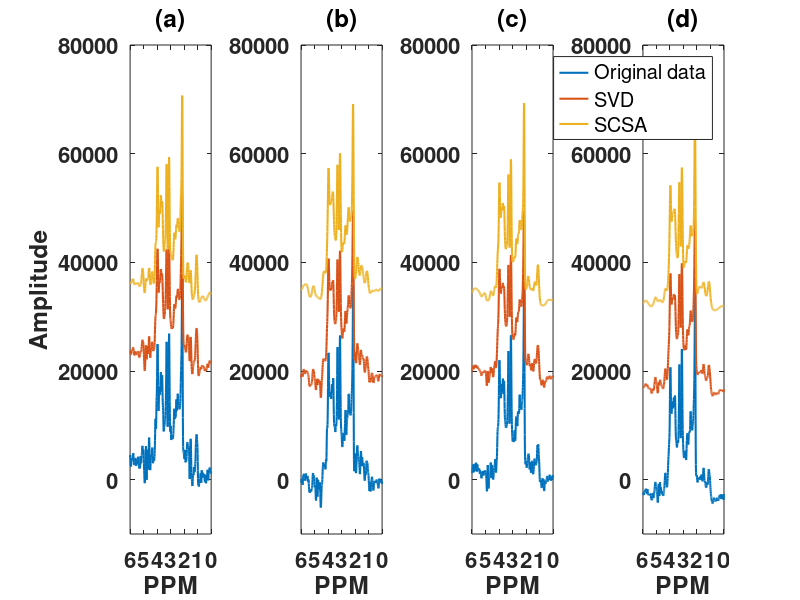

Recreate this plot in MATLAB.
clear all;
clc;

addpath (strcat(pwd,'/Input_data/'));
addpath (strcat(pwd,'/Output_data/'));
load('dataset_2.mat');
complex_fid_met=complex_fid_unsuppressed;
load('dataset_2_output_HLSVD.mat');
hsvd_result=data_value.FID_TD;
NAA_Cr_ratio_HSVD=data_value.NAA_Cr;
Cho_Cr_ratio_HSVD=data_value.Cho_Cr;
snr_HSVD=data_value.snr;
load('dataset_2_output_SCSA.mat');
scsa_result=data_value.FID_TD;
Cho_Cr_ratio=data_value.Cho_Cr;
NAA_Cr_ratio_SCSA=data_value.NAA_Cr;
Cho_Cr_ratio_SCSA=data_value.Cho_Cr;
snr_SCSA=data_value.snr;
load('dataset_2_output.mat');
org_result=data_value.FID_TD;
Cho_Cr_ratio=data_value.Cho_Cr;
NAA_Cr_ratio_org=data_value.NAA_Cr;
Cho_Cr_ratio_org=data_value.Cho_Cr;
snr_org=data_value.snr;
zerofill=2;
close all;
for count=1:4
    X(:,count)=interp((real(fftshift(fft(hsvd_result(:,count)))))-(max(real(fftshift(fft(hsvd_result(:,count)))))-max(real(fftshift(fft(scsa_result(:,count)))))),zerofill);
    Y(:,count)=interp((real(fftshift(fft(scsa_result(:,count)))))-(max(real(fftshift(fft(scsa_result(:,count)))))-max(real(fftshift(fft(scsa_result(:,count)))))),zerofill);
    Z(:,count)=interp((real(fftshift(fft(org_result(:,count)))))-(max(real(fftshift(fft(org_result(:,count)))))-max(real(fftshift(fft(scsa_result(:,count)))))),zerofill);
%     figure();
%     plot(ppm,real(fftshift(fft(complex_fid_met(:,count)))));
%     hold on
%     plot(ppm,X);
%     plot(ppm,Y);
%     plot(ppm,Z);
%     axis([0, 10, -10, 50]);
%     xlabel('PPM');
%     ylabel('Amplitude');
%     legend('Original without water peak','HSVD','SCSA','Original with water peak');
%     set(gca,'XDir','reverse');
%     title('Spectra');
    fres= (-(Fs)/2 + ((Fs)/(size(X,1)*1))*(0:((size(X,1)*1-1))));
    details_para.fres=fres;
    ppm = (fres)*(1E6/Tf);
    ppm=ppm + 4.7 ;
    seg1=find(ppm>=0);
    seg1=seg1(1);
    seg2=find(ppm<=4.2);
    seg2=seg2(end);
end

figure;
subplot(1,4,1);
plot(ppm,Z(:,1),'linewidth',1.5);
hold on 
plot(ppm,X(:,1)+10000,'linewidth',1.5);
plot(ppm,Y(:,1)+30000,'linewidth',1.5);
axis([0, 6, -10000, 80000]);
xlabel('PPM');
ylabel('Amplitude');
set(gca,'XDir','reverse');
set(gca,'fontsize', 16,'fontweight','bold');
% legend('data', 'SVD', 'SCSA');
title('(a)');

subplot(1,4,2);
plot(ppm,Z(:,2),'linewidth',1.5);
hold on 
plot(ppm,X(:,2)+10000,'linewidth',1.5);
plot(ppm,Y(:,2)+30000,'linewidth',1.5);
axis([0, 6, -10000, 80000]);
xlabel('PPM');
% ylabel('Amplitude');
set(gca,'XDir','reverse');
set(gca,'fontsize', 16,'fontweight','bold');
% legend('data', 'SVD', 'SCSA');
title('(b)');

subplot(1,4,3);
plot(ppm,Z(:,3),'linewidth',1.5);
hold on 
plot(ppm,X(:,3)+10000,'linewidth',1.5);
plot(ppm,Y(:,3)+30000,'linewidth',1.5);
axis([0, 6, -10000, 80000]);
xlabel('PPM');
% ylabel('Amplitude');
set(gca,'XDir','reverse');
set(gca,'fontsize', 16,'fontweight','bold');
% legend('data', 'SVD', 'SCSA');
title('(c)');

subplot(1,4,4);
plot(ppm,Z(:,4),'linewidth',1.5);
hold on 
plot(ppm,X(:,4)+10000,'linewidth',1.5);
plot(ppm,Y(:,4)+30000,'linewidth',1.5);
axis([0, 6, -10000, 80000]);
xlabel('PPM');
% ylabel('Amplitude');
set(gca,'XDir','reverse');
set(gca,'fontsize', 16,'fontweight','bold');
legend('Original data', 'SVD', 'SCSA');
title('(d)');




